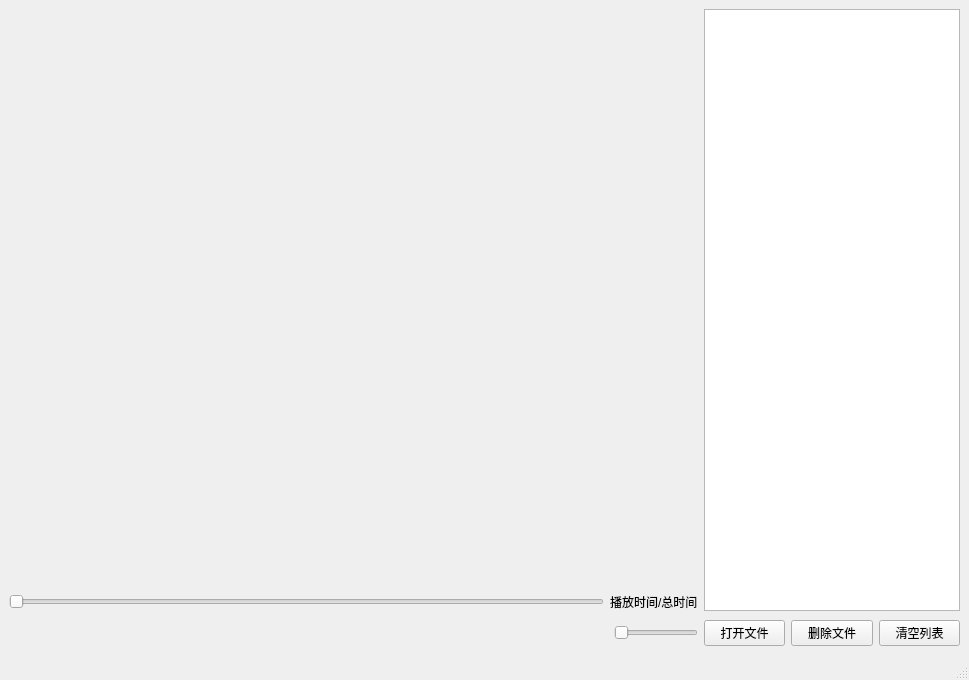
<?xml version="1.0" encoding="UTF-8"?>
<ui version="4.0">
 <class>MainWindow</class>
 <widget class="QMainWindow" name="MainWindow">
  <property name="geometry">
   <rect>
    <x>0</x>
    <y>0</y>
    <width>969</width>
    <height>680</height>
   </rect>
  </property>
  <property name="windowTitle">
   <string>MainWindow</string>
  </property>
  <widget class="QWidget" name="centralwidget">
   <layout class="QGridLayout" name="gridLayout_2">
    <item row="0" column="1" rowspan="15">
     <widget class="QListWidget" name="listWidget">
      <property name="sizePolicy">
       <sizepolicy hsizetype="Preferred" vsizetype="Expanding">
        <horstretch>0</horstretch>
        <verstretch>0</verstretch>
       </sizepolicy>
      </property>
     </widget>
    </item>
    <item row="17" column="0">
     <layout class="QHBoxLayout" name="horizontalLayout_2" stretch="5,1,1,1,5,0">
      <item alignment="Qt::AlignRight|Qt::AlignVCenter">
       <widget class="QWidget" name="stopWidget" native="true">
        <property name="minimumSize">
         <size>
          <width>32</width>
          <height>32</height>
         </size>
        </property>
       </widget>
      </item>
      <item alignment="Qt::AlignHCenter|Qt::AlignVCenter">
       <widget class="QWidget" name="lastWidget" native="true">
        <property name="minimumSize">
         <size>
          <width>32</width>
          <height>32</height>
         </size>
        </property>
       </widget>
      </item>
      <item alignment="Qt::AlignHCenter|Qt::AlignVCenter">
       <widget class="QWidget" name="playWidget" native="true">
        <property name="minimumSize">
         <size>
          <width>32</width>
          <height>32</height>
         </size>
        </property>
       </widget>
      </item>
      <item alignment="Qt::AlignHCenter|Qt::AlignVCenter">
       <widget class="QWidget" name="nextWidget" native="true">
        <property name="minimumSize">
         <size>
          <width>32</width>
          <height>32</height>
         </size>
        </property>
       </widget>
      </item>
      <item alignment="Qt::AlignRight|Qt::AlignVCenter">
       <widget class="QWidget" name="soundWidget" native="true">
        <property name="minimumSize">
         <size>
          <width>32</width>
          <height>32</height>
         </size>
        </property>
       </widget>
      </item>
      <item>
       <widget class="QSlider" name="voiceSlider">
        <property name="orientation">
         <enum>Qt::Horizontal</enum>
        </property>
       </widget>
      </item>
     </layout>
    </item>
    <item row="17" column="1">
     <layout class="QHBoxLayout" name="horizontalLayout_3">
      <item>
       <widget class="QPushButton" name="addfileButton">
        <property name="text">
         <string>打开文件</string>
        </property>
       </widget>
      </item>
      <item>
       <widget class="QPushButton" name="delfileButton">
        <property name="text">
         <string>删除文件</string>
        </property>
       </widget>
      </item>
      <item>
       <widget class="QPushButton" name="clearButton">
        <property name="text">
         <string>清空列表</string>
        </property>
       </widget>
      </item>
     </layout>
    </item>
    <item row="0" column="0" rowspan="14">
     <layout class="QHBoxLayout" name="playWidgetLayout"/>
    </item>
    <item row="14" column="0">
     <layout class="QHBoxLayout" name="horizontalLayout">
      <item>
       <widget class="QSlider" name="playPosSlider">
        <property name="enabled">
         <bool>true</bool>
        </property>
        <property name="sizePolicy">
         <sizepolicy hsizetype="Expanding" vsizetype="Fixed">
          <horstretch>0</horstretch>
          <verstretch>0</verstretch>
         </sizepolicy>
        </property>
        <property name="orientation">
         <enum>Qt::Horizontal</enum>
        </property>
       </widget>
      </item>
      <item>
       <widget class="QLabel" name="playPosLable">
        <property name="sizePolicy">
         <sizepolicy hsizetype="Preferred" vsizetype="Fixed">
          <horstretch>0</horstretch>
          <verstretch>0</verstretch>
         </sizepolicy>
        </property>
        <property name="text">
         <string>播放时间/总时间</string>
        </property>
       </widget>
      </item>
     </layout>
    </item>
   </layout>
  </widget>
  <widget class="QMenuBar" name="menubar">
   <property name="geometry">
    <rect>
     <x>0</x>
     <y>0</y>
     <width>969</width>
     <height>28</height>
    </rect>
   </property>
  </widget>
  <widget class="QStatusBar" name="statusbar"/>
 </widget>
 <resources/>
 <connections/>
</ui>
